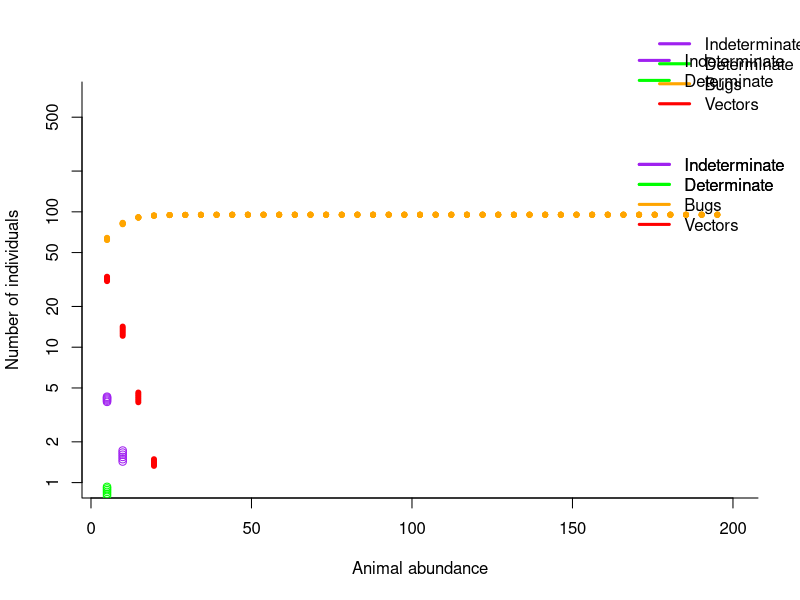

This chart was generated by the following R code:
require(deSolve)

require (scatterplot3d)


#Parameters, probabilities and rates **All rates are annual
################################################################################
#B=uninfected triatomine bugs
#V= Trypanosoma cruzi-infected triatomine bugs (vectors)
#Ia= humans in the acute phase of Chagas disease
#Ii=humans in the chronic indeterminate phase of Chagas disease
#Id=humans in the chronic determinate phase of Chagas disease
#IR= animals, some of which are competent T. cruzi hosts
#Rfv = relative fitness of infected triatomines
#K= triatomine carrying capacity
#r = triatomine birth rate
#mu = triatomine death rate  
#muP= increase in death rate due to vector control 
#mu.R=animal death rate
#muN= background human mortality rate
#Beta.iab = rate of triatomine-host contact*probability of transmission from Ia-B
#Beta.iib = rate of triatomine-host contact*probability of transmission from Ii-B
#Beta.idb =  rate of triatomine-host contact*probability of transmission from Id-B
#Beta.bi= rate of triatomine-host contact*probability of transmission from B-N
#Beta.irb = rate of triatomine-animal host contact*probability of transmission from IR-B
#Beta.bir = rate of triatomine-animal host contact*probability of transmission from B-IR
#RH= number of animals in the system
#N=number of humans
#delta= rate of movement from Ia-Ii
#sigma= rate of movement from Ii-Id  
#alpha =Id death rate
#ViabRH= Proportion of IR that can transmit CHagas- accounts for birds and maintains uninfecteds in population


################################# #############################################
##
## MODEL WITH HUMANS & ANIMALS
##
###############################################################################

ChagasResModel=function(t, x, params){
  
  B=x[1]
  V=x[2]
  Ia=x[3]
  Ii=x[4]
  Id=x[5]
  IR=x[6]
  
  with(as.list(params),{
    
    dB =  r*(B+(RfV*V))*((K - (B+V))/K) - (mu*muP)*B - (B*((Beta.iab*Ia)+(Beta.iib*Ii)+
                                                             (Beta.idb*Id)+(Beta.irb*IR)))/(RH+N)
    
    dV =  B*((Beta.iab*Ia) + (Beta.iib*Ii)+ (Beta.idb*Id)+(Beta.irb*IR))/(RH+N) - ((mu*muP)*V)
    
    dIa =  (Beta.bi*V)*(N-(Ia+Ii+Id))/(N+RH) - Ia*(delta+muN)
    
    dIi =  delta*Ia -  Ii*(sigma+muN)
    
    dId = sigma*Ii - Id*(alpha+muN)
    
    dIR = V*Beta.bir*((ViaRH*RH)-IR)/(N+RH) - mu.R*IR 
    
    res=c(dB, dV, dIa, dIi, dId, dIR)
    list(res)
  }) }

#####################################################################################
##    Bifurcation across changes in abundance of animals with K as a function of RH
##
#ResHosts<-20     ## Density of other hosts that bugs feed on
ViabRH<-0.01      ##  Proportion of these hosts that can transmit CHagas- accounts for birds and maintains uninfecteds in population
RfV = 0.9        ## relative fitness of infected bugs
Host = 10

endt = 50.0
int = 12
times = seq(0, endt, by = 1/int)

reslst = endt*int
resfst = int*(endt-5)

sections = 40

Rmax = 200
Rmin = 5

Rsec=seq(Rmin, Rmax, length=sections+1)

BmatR=matrix(NA, ncol = endt*int+1, nrow = sections+1)
VmatR=matrix(NA, ncol = endt*int+1, nrow = sections+1)
IimatR=matrix(NA, ncol = endt*int+1, nrow = sections+1)
IamatR=matrix(NA, ncol = endt*int+1, nrow = sections+1)
IdmatR=matrix(NA, ncol = endt*int+1, nrow = sections+1)
IRmatR=matrix(NA, ncol = endt*int+1, nrow = sections+1)


for(i in 1:sections){
  
  paras  = c(r = 36, mu=1.73, mu.R = 0.5,muN=0.013, Beta.iab = 25.01, Beta.iib = 1.066, 
             Beta.idb = 8.2,Beta.irb = 19.078, Beta.bi=  0.02378, Beta.bir = 0.8169,
             muP=1, ViaRH = ViabRH, RH=Rsec[i], N=Host, K=100,  delta = 6, sigma = 0.03, alpha =0.1, RfV=RfV) 
  
  #K=((Rsec[i]*25)+100)
  
  xstart = c( B=100, V=10, Ia=0, Ii=0, Id=0, IR=0)
  
  ############################################
  
  outB = as.data.frame(lsoda(xstart, times, ChagasResModel, paras))
  for(j in 1:(endt*int)){
    BmatR[i,j]=outB$B[j]
    VmatR[i,j]=outB$V[j]
    IamatR[i,j]=outB$Ia[j]
    IimatR[i,j]=outB$Ii[j]
    IdmatR[i,j]=outB$Id[j]
    IRmatR[i,j]=outB$IR[j]
  } 
  
  ##
  ##
  
  cat(i, "\n")
}

############ PLOT IT

sel=seq(resfst, reslst, by=int)
plot(1E-4, xlim=c(Rmin,Rmax), ylim=c(1, 700), log='y',
     col='white', xlab='Animal abundance', ylab='Number of individuals',bty='l')
for(i in 1:sections){
  #points(rep(Rsec[i], length(sel)), IamatR[i, sel], col='blue')
  points(rep(Rsec[i], length(sel)), IimatR[i, sel], col='purple')
  points(rep(Rsec[i], length(sel)), IdmatR[i, sel], col='green') 
  points(rep(Rsec[i], length(sel)), BmatR[i,sel], col='orange', pch=20) 
  points(rep(Rsec[i], length(sel)), VmatR[i, sel], col='red', pch=20)
}

par(xpd=TRUE)
leg.text<-c( "Indeterminate", "Determinate", "Bugs", "Vectors")
legend("topright",inset=c(-0.08,-0.14),leg.text,lwd=3,col=c( "purple", "green", "orange","red" ),bty='n')  

leg.text<-c( "Indeterminate", "Determinate", "Bugs", "Vectors")
legend("topright",inset=c(-0.05,0.15),leg.text,lwd=3,col=c( "purple", "green", "orange","red" ),bty='n') 

leg.text<-c( "Indeterminate", "Determinate")
legend("topright",inset=c(-0.05,0.15),leg.text,lwd=3,col=c( "purple", "green"),bty='n') 

par(xpd=TRUE)
leg.text<-c( "Indeterminate", "Determinate")
legend("topright",inset=c(-0.05,-0.1),leg.text,lwd=3,col=c( "purple", "green" ),bty='n')    
